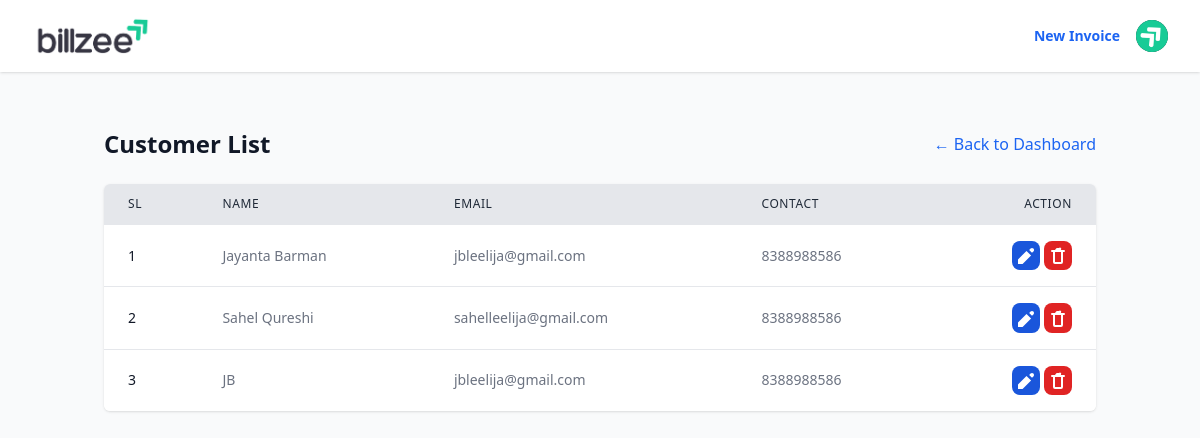
The page /invoices/customer/ (signed in) on the database as committed earlier.
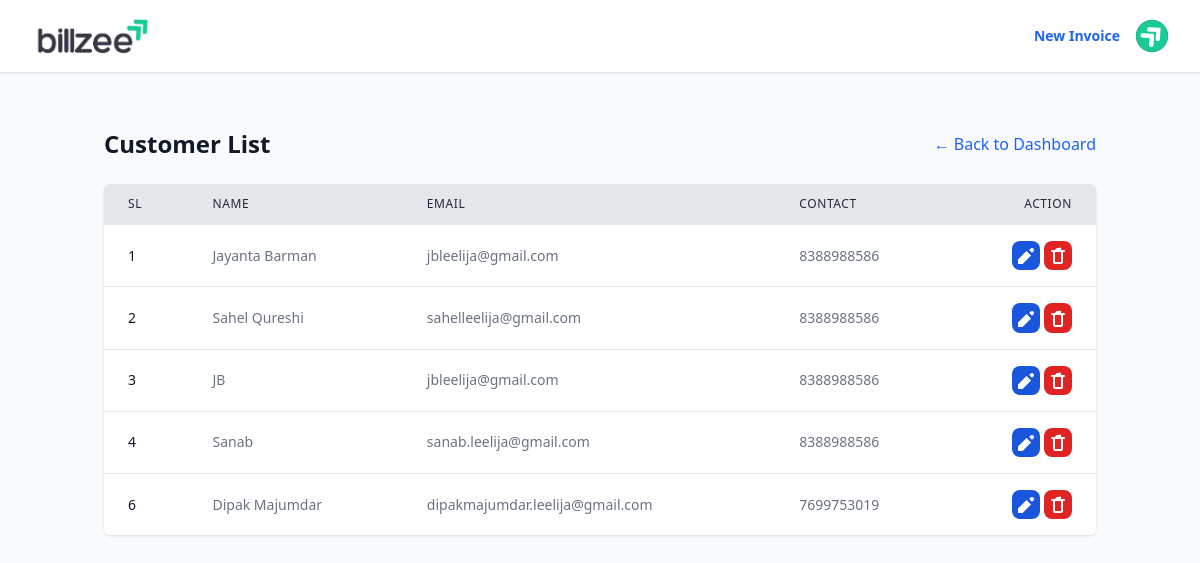
The same page on the database as committed later.
### invoices/models.py (models this page shows, shortened)
class InvoiceCustomer(models.Model):
    invoice = models.OneToOneField(Invoice, on_delete=models.CASCADE, related_name='customer_info')
    customer_name = models.CharField(max_length=100)
    customer_email = models.EmailField()
    customer_contact = models.CharField(max_length=10, help_text="Numeric contact number (max 10 digits)", default="0000000000")
    customer_address = models.CharField(max_length=200)
    customer_country = models.CharField(max_length=50, blank=True)
    customer_zip = models.CharField(max_length=7, blank=True, help_text="Postal/Zip code")
    customer_state = models.CharField(max_length=50, blank=True)
    customer_city = models.CharField(max_length=50, blank=True)

### invoices/views.py (the view)
# urls.py: path('customer/', views.customer_list, name='customer_list'),
@login_required
def customer_list(request):
    customers = InvoiceCustomer.objects.all()
    return render(request, 'customer/customer_list.html', {'customers': customers, 'title': 'Customer List'})

### templates/customer/customer_list.html (shortened to what the changed rows need)
{% extends 'base.html' %}
{% block content %}
<div class="container mx-auto px-4 py-8">
    <div class="flex justify-between items-center mb-6">
        <h1 class="text-2xl font-bold text-gray-900">{{ title }}</h1>
    </div>
    {% if customers %}
    <div class="bg-white rounded-md shadow overflow-hidden">
        <table class="min-w-full divide-y divide-gray-200">
            <thead class="bg-gray-200">
                <tr class="border-b-2 border-gray-900">
                    <th scope="col"
                        class="px-6 py-3 text-left text-xs font-medium text-gray-800 uppercase tracking-wider">SL</th>
                    <th scope="col"
                        class="px-6 py-3 text-left text-xs font-medium text-gray-800 uppercase tracking-wider">Name</th>
                    <th scope="col"
                        class="px-6 py-3 text-left text-xs font-medium text-gray-800 uppercase tracking-wider">Email</th>
                    <th scope="col"
                        class="px-6 py-3 text-left text-xs font-medium text-gray-800 uppercase tracking-wider">Contact</th>
                    <th scope="col"
                        class="px-6 py-3 text-right text-xs font-medium text-gray-800 uppercase tracking-wider">Action</th>
                </tr>
            </thead>
            <tbody class="bg-white divide-y divide-gray-200">
                {% for customer in customers %}
                <tr>
                    <td class="px-6 py-4 whitespace-nowrap text-sm font-medium text-gray-900">{{ customer.id }}</td>
                    <td class="px-6 py-4 whitespace-nowrap text-sm text-gray-500">{{ customer.customer_name }}</td>
                    <td class="px-6 py-4 whitespace-nowrap text-sm text-gray-500">{{ customer.customer_email }}</td>
                    <td class="px-6 py-4 whitespace-nowrap text-sm text-gray-500">{{ customer.customer_contact }}</td>
                    <td class="px-6 py-4 whitespace-nowrap text-right text-sm font-medium">
                        <button onclick="openEditModal('{% url 'invoices:customer_edit' customer.id %}', '{{ customer.customer_name|escapejs }}', '{{ customer.customer_email|escapejs }}', '{{ customer.customer_contact|escapejs }}', '{{ customer.customer_country|escapejs }}', '{{ customer.customer_zip|escapejs }}', '{{ customer.customer_state|escapejs }}', '{{ customer.customer_city|escapejs }}', '{{ customer.customer_address|escapejs }}')"
                            data-modal-target="authentication-modal" data-modal-toggle="authentication-modal"
                            class="text-white bg-blue-700 hover:bg-blue-800 focus:ring-4 focus:outline-none focus:ring-blue-300 font-medium rounded-lg text-sm p-1 text-center dark:bg-blue-600 dark:hover:bg-blue-700 dark:focus:ring-blue-800">
                            <svg xmlns="http://www.w3.org/2000/svg" class="h-5 w-5 inline-block" viewBox="0 0 20 20"
                                fill="currentColor">
                                <path d="M17.414 2.586a2 2 0 010 2.828l-1.414 1.414-2.828-2.828 1.414-1.414a2 2 0 012.828 0zM2 13.414V18h4.586l8.486-8.486-4.586-4.586L2 13.414z" />
                            </svg>
                        </button>
                        <form method="POST" action="" class="inline-block"
                            onsubmit="return confirm('Are you sure?');">
                            <button type="submit"
                                class="text-white p-1 font-medium rounded-lg text-sm bg-red-600 hover:bg-red-900 focus:ring-4 focus:outline-none focus:ring-red-300 text-center dark:bg-red-600 dark:hover:bg-red-900 dark:focus:ring-red-900"
                                title="Delete">
                                <svg xmlns="http://www.w3.org/2000/svg" class="h-5 w-5 inline-block" viewBox="0 0 20 20"
                                    fill="currentColor">
                                    <path fill-rule="evenodd"
                                        d="M9 2a1 1 0 00-.894.553L7 4H4a1 1 0 000 2h1v10a2 2 0 002 2h6a2 2 0 002-2V6h1a1 1 0 100-2h-3l-.106-.447A1 1 0 0011 2H9zM7 6h6v10H7V6z"
                                        clip-rule="evenodd" />
                                </svg>
                            </button>
                        </form>
                    </td>
                </tr>
                {% endfor %}
            </tbody>
        </table>
    </div>
    {% endif %}
</div>
{% endblock %}

Rows that differ between the two databases and show on the page:
added InvoiceCustomer: id "4", customer_name "Sanab", customer_email "sanab.leelija@gmail.com", customer_contact "8388988586"
added InvoiceCustomer: id "6", customer_name "Dipak Majumdar", customer_email "dipakmajumdar.leelija@gmail.com", customer_contact "7699753019"
